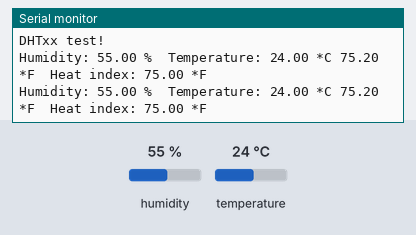
The sketch below on a simulated Arduino Uno, built with avr-gcc and run on an emulated ATmega328P. Parts: the last lines printed to the serial monitor. The inputs (shaded band) are chosen by the test bench; at power-on: humidity 55 %, temperature 24 °C.

Above: at 4.8 s.
4.9 s: humidity set to 22 %
At 7.0 s:
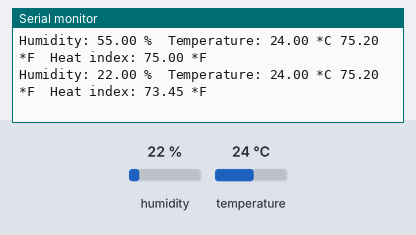
7.9 s: temperature set to 12 °C
At 9.5 s:
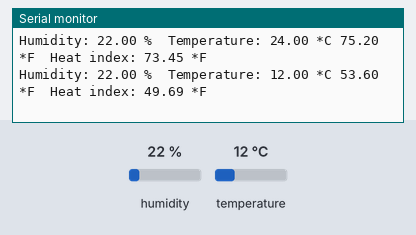
10.9 s: humidity set to 40 %
At 13.2 s:
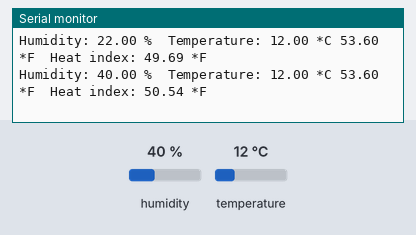
Timing chart, 0 to 14.7 s (numbered marks = the images above; inputs shaded):
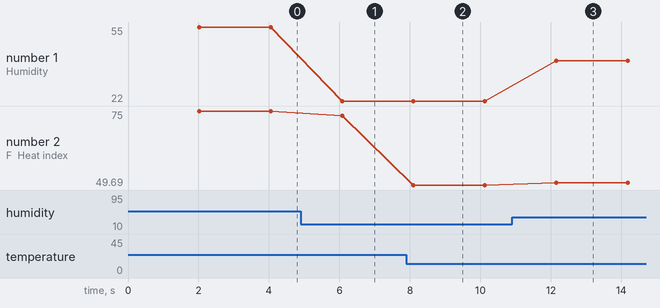

Measured:
- after the input at 4.9 s, the serial monitor: prints a new line after 1.2 s (image 1)
- after the input at 7.9 s, the serial monitor: prints a new line after 0.20 s (image 2)
- after the input at 10.9 s, the serial monitor: prints a new line after 1.3 s (image 3)
- plotted number 1: 55 → 22 after the input at 4.9 s, 22 → 40 after the input at 10.9 s
- plotted number 2: 75 → 73.45 after the input at 4.9 s, 73.45 → 49.69 after the input at 7.9 s, 49.69 → 50.54 after the input at 10.9 s

The sketch:

DHT.ino
```cpp
// Example testing sketch for various DHT humidity/temperature sensors
// Written by ladyada, public domain

#include "DHT.h"

#define DHTPIN 5    // what pin we're connected to

// Uncomment whatever type you're using!
#define DHTTYPE DHT11   // DHT 11
//#define DHTTYPE DHT22   // DHT 22  (AM2302)
//#define DHTTYPE DHT21   // DHT 21 (AM2301)

// Connect pin 1 (on the left) of the sensor to +5V
// NOTE: If using a board with 3.3V logic like an Arduino Due connect pin 1
// to 3.3V instead of 5V!
// Connect pin 2 of the sensor to whatever your DHTPIN is
// Connect pin 4 (on the right) of the sensor to GROUND
// Connect a 10K resistor from pin 2 (data) to pin 1 (power) of the sensor

// Initialize DHT sensor for normal 16mhz Arduino
DHT dht(DHTPIN, DHTTYPE,30);
// NOTE: For working with a faster chip, like an Arduino Due or Teensy, you
// might need to increase the threshold for cycle counts considered a 1 or 0.
// You can do this by passing a 3rd parameter for this threshold.  It's a bit
// of fiddling to find the right value, but in general the faster the CPU the
// higher the value.  The default for a 16mhz AVR is a value of 6.  For an
// Arduino Due that runs at 84mhz a value of 30 works.
// Example to initialize DHT sensor for Arduino Due:
//DHT dht(DHTPIN, DHTTYPE, 60);

void setup() {
  Serial.begin(115200);
  Serial.println("DHTxx test!");

  dht.begin();
}

void loop() {
  // Wait a few seconds between measurements.
  delay(2000);

  // Reading temperature or humidity takes about 250 milliseconds!
  // Sensor readings may also be up to 2 seconds 'old' (its a very slow sensor)
  float h = dht.readHumidity();
  // Read temperature as Celsius
  float t = dht.readTemperature();
  // Read temperature as Fahrenheit
  float f = dht.readTemperature(true);

  // Check if any reads failed and exit early (to try again).
  if (isnan(h) || isnan(t) || isnan(f)) {
    Serial.println("Failed to read from DHT sensor!");
    return;
  }

  // Compute heat index
  // Must send in temp in Fahrenheit!
  float hi = dht.computeHeatIndex(f, h);

  Serial.print("Humidity: ");
  Serial.print(h);
  Serial.print(" %\t");
  Serial.print("Temperature: ");
  Serial.print(t);
  Serial.print(" *C ");
  Serial.print(f);
  Serial.print(" *F\t");
  Serial.print("Heat index: ");
  Serial.print(hi);
  Serial.println(" *F");
}
```
